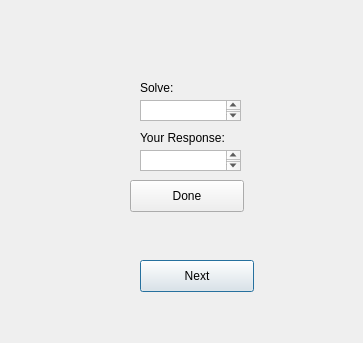
<?xml version="1.0" encoding="UTF-8"?>
<ui version="4.0">
 <class>Dialog</class>
 <widget class="QDialog" name="Dialog">
  <property name="geometry">
   <rect>
    <x>0</x>
    <y>0</y>
    <width>363</width>
    <height>343</height>
   </rect>
  </property>
  <property name="windowTitle">
   <string>Dialog</string>
  </property>
  <property name="styleSheet">
   <string notr="true"/>
  </property>
  <widget class="QPushButton" name="pushButton">
   <property name="geometry">
    <rect>
     <x>140</x>
     <y>260</y>
     <width>114</width>
     <height>32</height>
    </rect>
   </property>
   <property name="text">
    <string>Next</string>
   </property>
  </widget>
  <widget class="QLabel" name="label_2">
   <property name="geometry">
    <rect>
     <x>140</x>
     <y>80</y>
     <width>59</width>
     <height>16</height>
    </rect>
   </property>
   <property name="text">
    <string>Solve:</string>
   </property>
  </widget>
  <widget class="QLabel" name="label_3">
   <property name="geometry">
    <rect>
     <x>140</x>
     <y>130</y>
     <width>111</width>
     <height>16</height>
    </rect>
   </property>
   <property name="text">
    <string>Your Response:</string>
   </property>
  </widget>
  <widget class="QPlainTextEdit" name="plainTextEdit">
   <property name="geometry">
    <rect>
     <x>140</x>
     <y>150</y>
     <width>101</width>
     <height>21</height>
    </rect>
   </property>
  </widget>
  <widget class="QTextEdit" name="textEdit">
   <property name="geometry">
    <rect>
     <x>140</x>
     <y>100</y>
     <width>101</width>
     <height>21</height>
    </rect>
   </property>
  </widget>
  <widget class="QPushButton" name="pushButton_2">
   <property name="geometry">
    <rect>
     <x>130</x>
     <y>180</y>
     <width>114</width>
     <height>32</height>
    </rect>
   </property>
   <property name="text">
    <string>Done</string>
   </property>
  </widget>
 </widget>
 <resources/>
 <connections/>
</ui>
